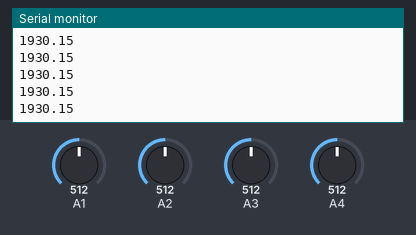
The sketch below on a simulated Arduino Uno, built with avr-gcc and run on an emulated ATmega328P. Parts: the last lines printed to the serial monitor. Inputs (shaded band) come from the test bench; at power-on: A1 = 512, A2 = 512, A3 = 512, A4 = 512.

Above: at 1.2 s.
1.3 s: A1 set to 610
At 1.37 s:
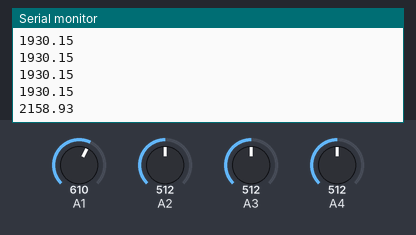
2.8 s: A2 set to 610
At 2.82 s:
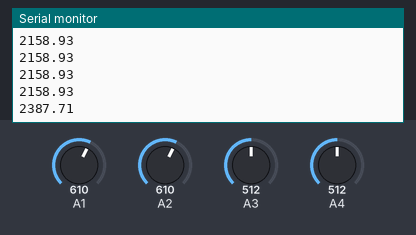
4.3 s: A3 set to 610
At 4.33 s:
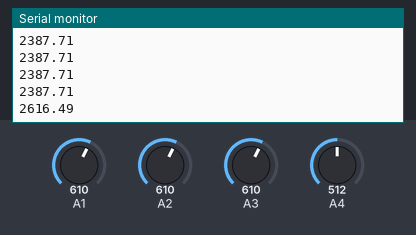
5.8 s: A4 set to 610
At 5.84 s:
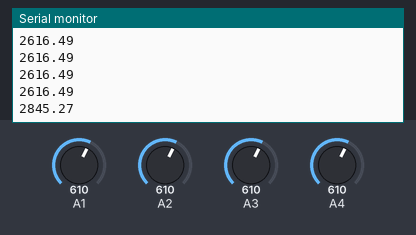
7.3 s: A1 set to 590
At 7.34 s:
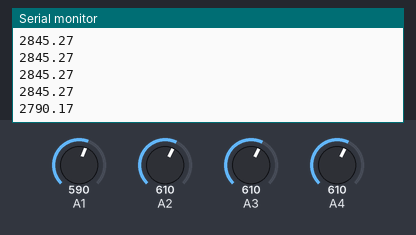
8.8 s: A2 set to 590
At 8.8 s:
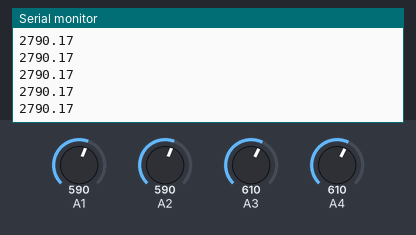
Timing chart, 0 to 11.3 s (numbered marks = the images above; inputs shaded):
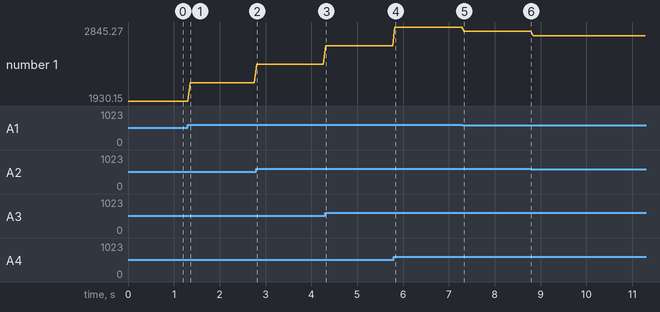

Measured:
- after the input at 1.3 s, the serial monitor: prints a new line after 0.05 s (image 1)
- after the input at 2.8 s, the serial monitor: prints a new line at once (image 2)
- after the input at 4.3 s, the serial monitor: prints a new line at once (image 3)
- after the input at 5.8 s, the serial monitor: prints a new line at once (image 4)
- after the input at 7.3 s, the serial monitor: prints a new line at once (image 5)
- plotted number 1: 1930.15 → 2158.93 after the input at 1.3 s, 2158.93 → 2387.71 after the input at 2.8 s, 2387.71 → 2616.49 after the input at 4.3 s, 2616.49 → 2845.27 after the input at 5.8 s, 2845.27 → 2790.17 after the input at 7.3 s

The sketch:

code.ino
```cpp
//const int PIN1 = A1; // Pin connected to FSR/resistor divider
//const int PIN2 = A2; // Pin connected to FSR/resistor divider
//const int PIN3 = A3; // Pin connected to FSR/resistor divider
//const int PIN4 = A4; // Pin connected to FSR/resistor divider

// Measure the voltage at 5V and resistance of your 3.3k resistor, and enter
// their value's below:
const float VCC = 4.98; // Measured voltage of Ardunio 5V line
const float R_DIV = 3230.0; // Measured resistance of 3.3k resistor

float process(float inputADC)
{
  // If the FSR has no pressure, the resistance will be
  // near infinite. So the voltage should be near 0.
  if (inputADC == 0) // If the analog reading is non-zero
    return 0.0;

  // Use ADC reading to calculate voltage:
  float fsrV = inputADC * VCC / 1023.0;
  // Use voltage and static resistor value to
  // calculate FSR resistance:
  float fsrR = R_DIV * (VCC / fsrV - 1.0);
  //Serial.println("Resistance: " + String(fsrR) + " ohms");
  // Guesstimate force based on slopes in figure 3 of
  // FSR datasheet:
  float force;
  float fsrG = 1.0 / fsrR; // Calculate conductance
  // Break parabolic curve down into two linear slopes:
  if (fsrR <= 600)
    force = (fsrG - 0.00075) / 0.00000032639;
  else
    force =  fsrG / 0.000000642857;

  return force;
}

void setup()
{
  Serial.begin(9600);
  pinMode(PIN1, INPUT);
  pinMode(PIN2, INPUT);
  pinMode(PIN3, INPUT);
  pinMode(PIN4, INPUT);
}

void loop()
{
  int fsrADC1 = analogRead(A1);
  int fsrADC2 = analogRead(A3);
  int fsrADC3 = analogRead(A4);
  int fsrADC4 = analogRead(A2);

  float force1 = process(fsrADC1);
  float force2 = process(fsrADC2);
  float force3 = process(fsrADC3);
  float force4 = process(fsrADC4);

  //Serial.println(fsrADC);
  if ((force1 + force2 + force3 + force4) != 0)
  {
    char sForce1[10];
    char sForce2[10];
    char sForce3[10];
    char sForce4[10];

    dtostrf(force1, 7, 3, sForce1);
    dtostrf(force2, 7, 3, sForce2);
    dtostrf(force3, 7, 3, sForce3);
    dtostrf(force4, 7, 3, sForce4);

    // DEBUG prints...
    //Serial.println(String("0   ") + String(sForce1));
    //Serial.println(String("1   ") + String(sForce2));
    //Serial.println(String("2   ") + String(sForce3));
    //Serial.println(String("3   ") + String(sForce4));

    // Max force
    /*float maxForce = force1;
    if (force2 > maxForce)
      maxForce = force2;
    if (force3 > maxForce)
      maxForce = force3;
    if (force4 > maxForce)
      maxForce = force4;*/
    //Serial.println(maxForce);

    float totalForce = force1 + force2 + force3 + force4;
    Serial.println(totalForce);
    delay(50);
    //delay(1000);
  }
  else
  {
    Serial.println(0.0);
    // No pressure detected
  }
}
```
